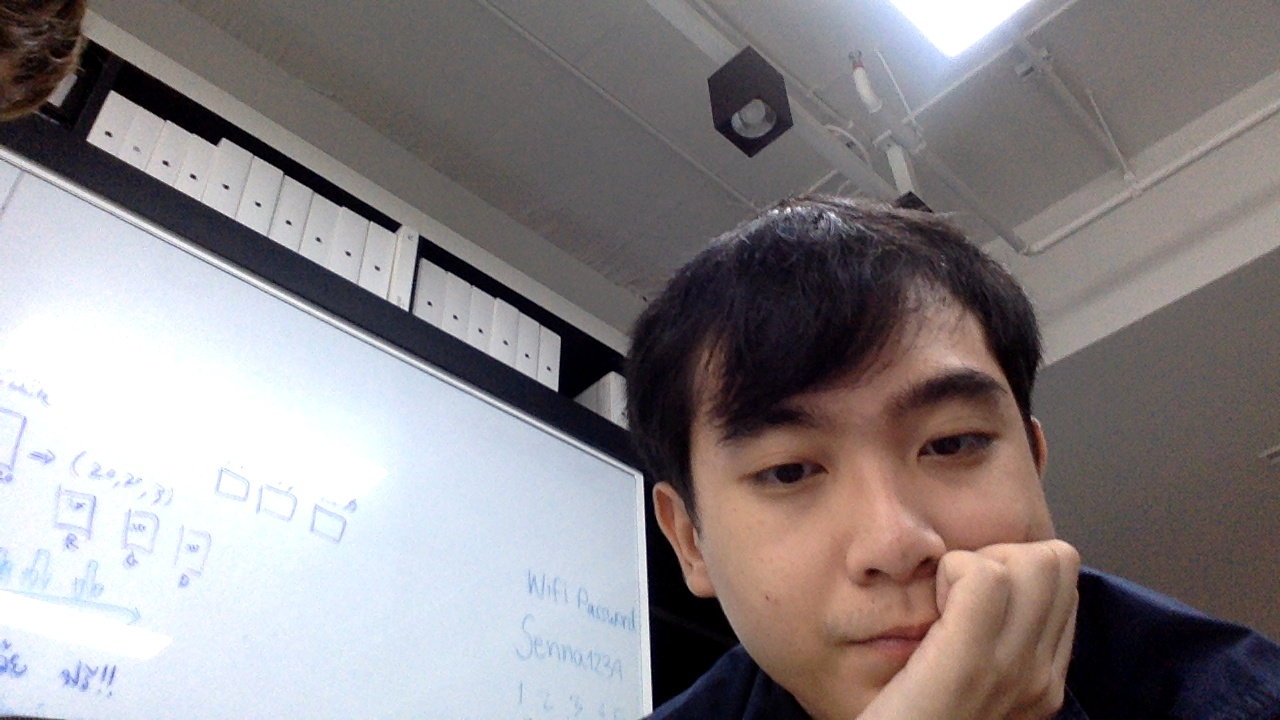
#> input picture facial_recognition/2020-08-11_10-53-35.jpg, 1280 x 720 px
$ python -i human_detection.py   (imports and definitions only)
#> lines starting #> are read from the running program, lines starting #| are printed output that depends on the picture
#> further down, picture is the input picture: shape (720, 1280, 3); mean B, G, R 135.5, 133.7, 139.4
import numpy as np
import imutils
import cv2

def is_human(image):
    hog = cv2.HOGDescriptor()
    hog.setSVMDetector(cv2.HOGDescriptor_getDefaultPeopleDetector())
    image = imutils.resize(image, width = min(400,image.shape[1]))
    orig = image.copy()
    gray = cv2.cvtColor(orig, cv2.COLOR_BGR2GRAY)
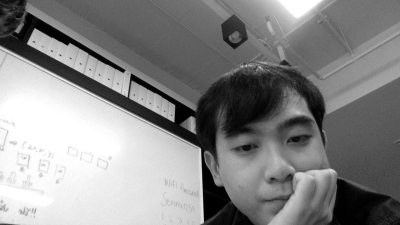
#> gray: shape (225, 400); min 0, max 255, mean 135.6
    isPerson = False

    if image.shape[1] < 64:
        image.resize(image.shape[0],65)
    if image.shape[0] < 128:
        image.resize(130,image.shape[1])

    (rects, weights) = hog.detectMultiScale(image, winStride=(8,8),scale=1.05)
#> rects = (); weights = ()
    if type(rects) is not tuple and rects.size > 0:
        isPerson = True
    else:
        rects = detect_face(gray , scaleFactor = 1.1 , minNeighbors = 5 , minSize = (30,30))
        if len(rects) > 0:
            isPerson = True
        else:
            isPerson = False

    return isPerson

def detect_face(image,scaleFactor = 1.1 , minNeighbors = 5 , minSize = (30,30)):
#> called with scaleFactor = 1.1, minNeighbors = 5, minSize = (30, 30)
    faceCascade = cv2.CascadeClassifier('haarcascade_frontalface_default.xml')
    rects = faceCascade.detectMultiScale(image,scaleFactor = scaleFactor ,
    minNeighbors = minNeighbors , minSize = minSize , flags = cv2.CASCADE_SCALE_IMAGE)
#> rects = ()
    return rects

>>> import cv2
>>> picture = cv2.imread('../facial_recognition/2020-08-11_10-53-35.jpg')
>>> result = is_human(picture)
#> result = False
